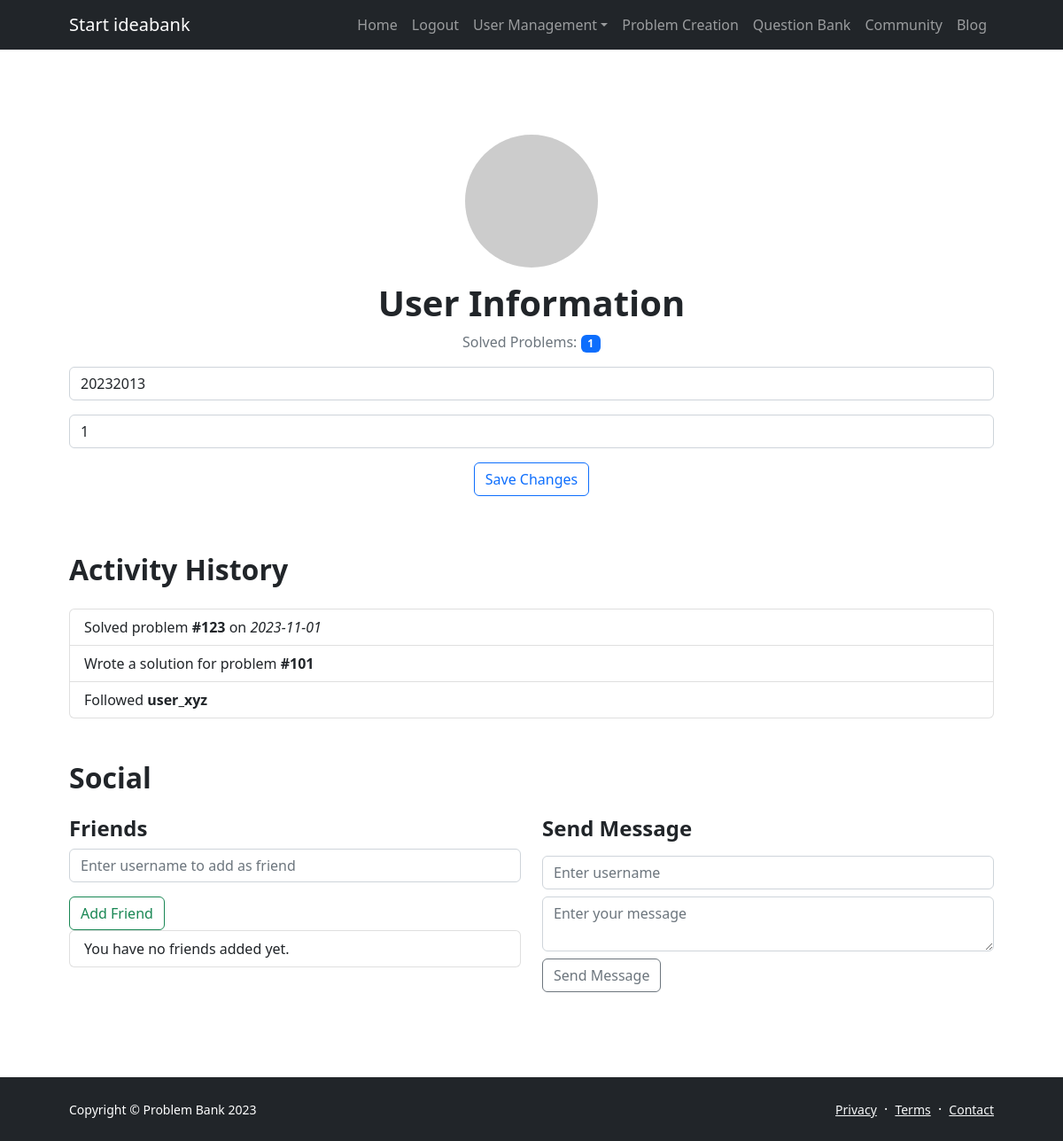
Page /profile-management/ (signed in) on the earlier database version.
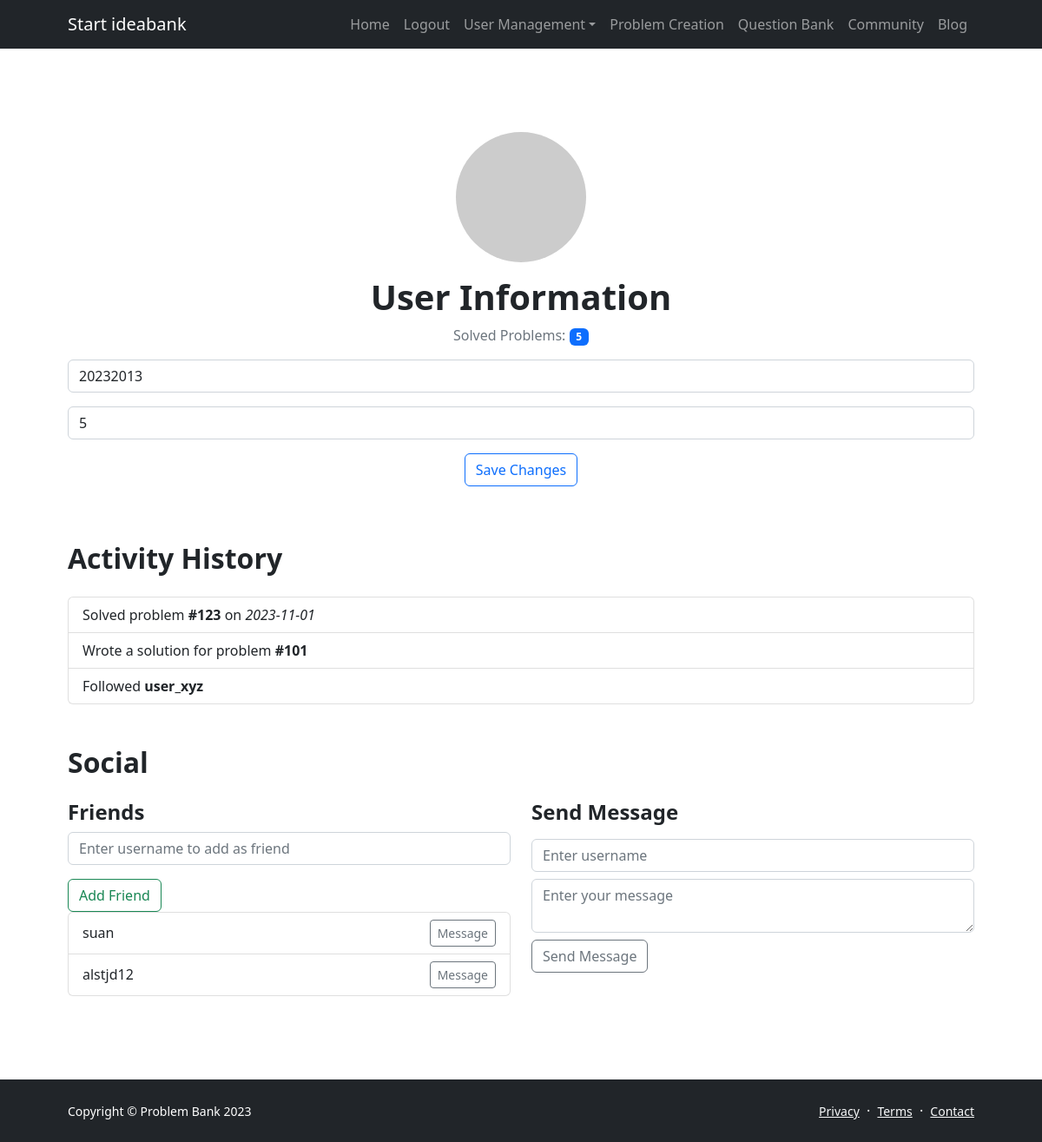
Same page on the later database version.
### IBK_ossproject/models.py (models this page shows, shortened)
class UserProfile(models.Model):
    user = models.OneToOneField(User, on_delete=models.CASCADE, null=True)  # null=True로 설정
    solved_problems = models.IntegerField(default=0)

class Friendship(models.Model):
    user1 = models.ForeignKey(User, related_name='friends1', on_delete=models.CASCADE)
    user2 = models.ForeignKey(User, related_name='friends2', on_delete=models.CASCADE)
    created_at = models.DateTimeField(auto_now_add=True)

### IBK_ossproject/views.py (the view)
# urls.py: path('profile-management/', views.profile_management, name='profile_management'),  # 프로필 관리 페이지
@login_required
def profile_management(request):
    try:
        user_profile = UserProfile.objects.get(user=request.user)
    except UserProfile.DoesNotExist:
        user_profile = None
    if request.method == "POST":
        request.user.username = request.POST.get('user_name')
        request.user.save()
        user_profile.solved_problems = request.POST.get('solved_problems')
        user_profile.save()
        return redirect('profile_management')
    context = {
        'user_profile': user_profile,
        'user_name': request.user.username,
        'solved_problems': user_profile.solved_problems if user_profile else None,
        'friends': Friendship.objects.filter(Q(user1=request.user) | Q(user2=request.user)),
    }
    return render(request, 'profile-management.html', context)

### templates/profile-management.html (shortened to what the changed rows need)
{% load static %}
<!DOCTYPE html>
<html lang="en">
<head>
    <link href="https://cdn.jsdelivr.net/npm/bootstrap@5.2.3/dist/css/bootstrap.min.css" rel="stylesheet">
    <link href="{% static 'css/styles.css' %}" rel="stylesheet" />
</head>
<body class="d-flex flex-column h-100">
    <main class="flex-shrink-0">
        <section class="py-5">
            <div class="container px-5 my-5">
                <div class="text-center mb-5">
                    <h1 class="fw-bolder">User Information</h1>
                    <p class="text-muted">Solved Problems: <span class="badge bg-primary">{{ user_profile.solved_problems }}</span></p>
                    <form method="POST" action="">
                        <div class="mb-3">
                            <input type="text" name="user_name" class="form-control" placeholder="Enter new username" value="{{user_profile.user.username}}">
                        </div>
                        <div class="mb-3">
                            <input type="number" name="solved_problems" class="form-control" placeholder="Solved problems" value="{{ user_profile.solved_problems }}">
                        </div>
                    </form>
                </div>
                <div class="mb-5">
                    <h2 class="fw-bolder mb-4">Activity History</h2>
                </div>
                <div class="mb-5">
                    <h2 class="fw-bolder mb-4">Social</h2>
                    <div class="row">
                        <div class="col-lg-6">
                            <ul class="list-group">
                                {% for friendship in friends %}
                                    <li class="list-group-item d-flex justify-content-between align-items-center">
                                        <span>
                                            {% if friendship.user1 == request.user %}
                                                {{ friendship.user2.username }}
                                            {% else %}
                                                {{ friendship.user1.username }}
                                            {% endif %}
                                        </span>
                                        <button class="btn btn-sm btn-outline-secondary">Message</button>
                                    </li>
                                {% empty %}
                                    <li class="list-group-item">You have no friends added yet.</li>
                                {% endfor %}
                            </ul>
                        </div>
                    </div>
                </div>
            </div>
        </section>
    </main>
</body>
</html>

Differences in the rows shown:
changed UserProfile: solved_problems "1" → "5"
added Friendship: user2.username "suan"
added Friendship: user2.username "alstjd12"
Other differences:
text no longer shown: "You have no friends added yet."
